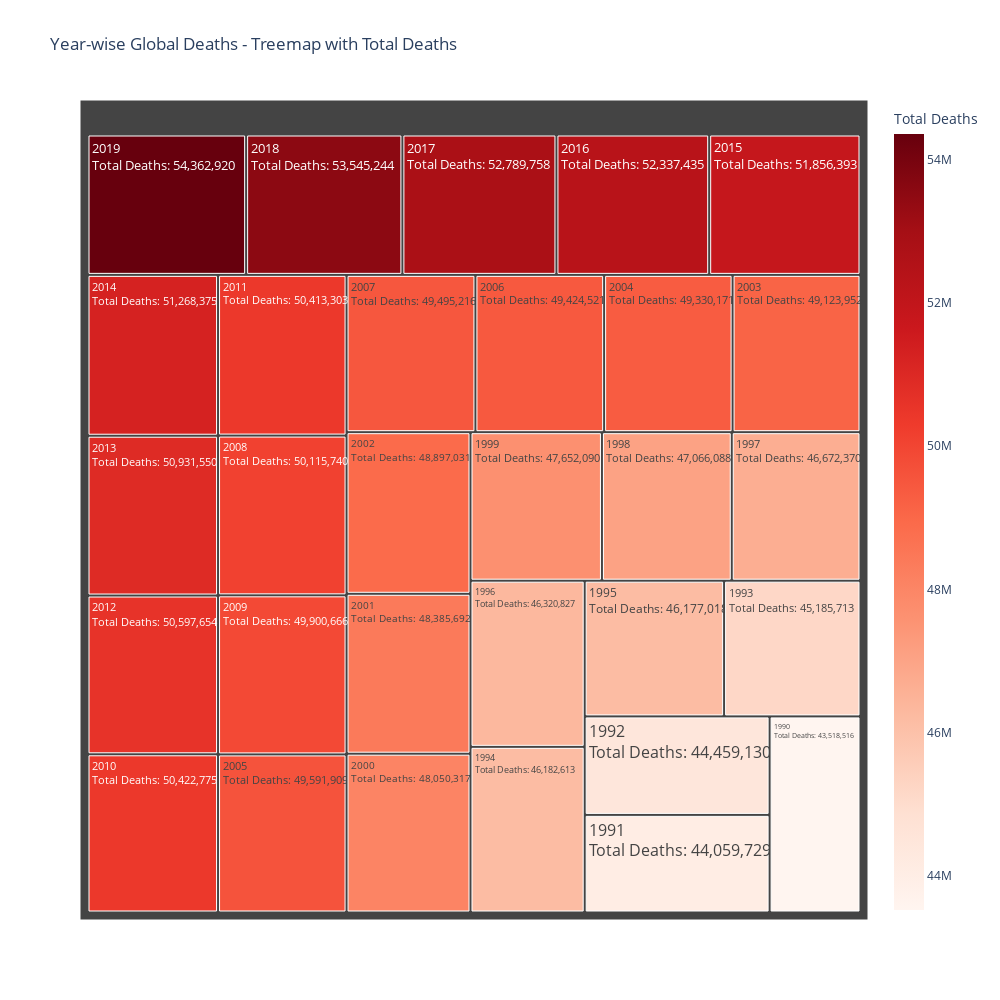

This figure's notebook cell:
### Markdown cell above
## Global Mortality Trends Over Time

### Code cell
# Re-import necessary libraries since the execution state was reset
import pandas as pd
import plotly.express as px

# Reload the dataset
file_path = "cause_of_deaths.csv"
df = pd.read_csv(file_path)

# Summing up total deaths for each year across all causes
yearly_deaths = df.groupby("Year")[df.columns[3:]].sum().reset_index()

# Calculate the total deaths per year
yearly_deaths["Total Deaths"] = yearly_deaths.iloc[:, 1:].sum(axis=1)

# Create an interactive Treemap visualization showing year-wise total deaths
fig = px.treemap(
    yearly_deaths,
    path=["Year"],
    values="Total Deaths",  # Use total deaths per year
    title="Year-wise Global Deaths - Treemap Representation",
    color="Total Deaths",
    color_continuous_scale="Reds",
    hover_data={"Total Deaths": ":,.0f"}  # Show only total deaths in hover
)

# Update text settings to show year directly on the plot
fig.update_traces(
    textinfo="label+text+value",  # Display year name on the plot
    texttemplate="%{label}<br>Total Deaths: %{value:,.0f}",
    textfont_size=18  # Increase font size for better readability
)

# Increase the size of the Treemap for better visualization
fig.update_layout(
    autosize=False,
    width=1000,  # Increased width
    height=1000,  # Increased height
    title_text="Year-wise Global Deaths - Treemap with Total Deaths"
)

# Show the updated Treemap
fig.show()

### Figure 1 — Plotly figure (JSON) as saved in the notebook; plotly's stock layout.template omitted (floating-point values rounded to 4 significant figures)
{"data": [{"branchvalues": "total", "customdata": [[43518516], [44059729], [44459130], [45185713], [46182613], [46177018], [46320827], [46672370], [47066088], [47652090], [48050317], [48385692], [48897031], [49123952], [49330171], [49591909], [49424521], [49495216], [50115740], [49900666], [50422775], [50413303], [50597654], [50931550], [51268375], [51856393], [52337435], [52789758], [53545244], [54362920]], "domain": {"x": [0, 1], "y": [0, 1]}, "hovertemplate": "labels=%{label}<br>Total Deaths_sum=%{value}<br>parent=%{parent}<br>id=%{id}<br>Total Deaths=%{color:,.0f}<extra></extra>", "ids": ["1990", "1991", "1992", "1993", "1994", "1995", "1996", "1997", "1998", "1999", "2000", "2001", "2002", "2003", "2004", "2005", "2006", "2007", "2008", "2009", "2010", "2011", "2012", "2013", "2014", "2015", "2016", "2017", "2018", "2019"], "labels": ["1990", "1991", "1992", "1993", "1994", "1995", "1996", "1997", "1998", "1999", "2000", "2001", "2002", "2003", "2004", "2005", "2006", "2007", "2008", "2009", "2010", "2011", "2012", "2013", "2014", "2015", "2016", "2017", "2018", "2019"], "marker": {"coloraxis": "coloraxis", "colors": [43518516, 44059729, 44459130, 45185713, 46182613, 46177018, 46320827, 46672370, 47066088, 47652090, 48050317, 48385692, 48897031, 49123952, 49330171, 49591909, 49424521, 49495216, 50115740, 49900666, 50422775, 50413303, 50597654, 50931550, 51268375, 51856393, 52337435, 52789758, 53545244, 54362920]}, "name": "", "parents": ["", "", "", "", "", "", "", "", "", "", "", "", "", "", "", "", "", "", "", "", "", "", "", "", "", "", "", "", "", ""], "textfont": {"size": 18}, "textinfo": "label+text+value", "texttemplate": "%{label}<br>Total Deaths: %{value:,.0f}", "type": "treemap", "values": [43518516, 44059729, 44459130, 45185713, 46182613, 46177018, 46320827, 46672370, 47066088, 47652090, 48050317, 48385692, 48897031, 49123952, 49330171, 49591909, 49424521, 49495216, 50115740, 49900666, 50422775, 50413303, 50597654, 50931550, 51268375, 51856393, 52337435, 52789758, 53545244, 54362920]}], "layout": {"autosize": false, "coloraxis": {"colorbar": {"title": {"text": "Total Deaths"}}, "colorscale": [[0, "rgb(255,245,240)"], [0.125, "rgb(254,224,210)"], [0.25, "rgb(252,187,161)"], [0.375, "rgb(252,146,114)"], [0.5, "rgb(251,106,74)"], [0.625, "rgb(239,59,44)"], [0.75, "rgb(203,24,29)"], [0.875, "rgb(165,15,21)"], [1, "rgb(103,0,13)"]]}, "height": 1000, "legend": {"tracegroupgap": 0}, "title": {"text": "Year-wise Global Deaths - Treemap with Total Deaths"}, "width": 1000}}
